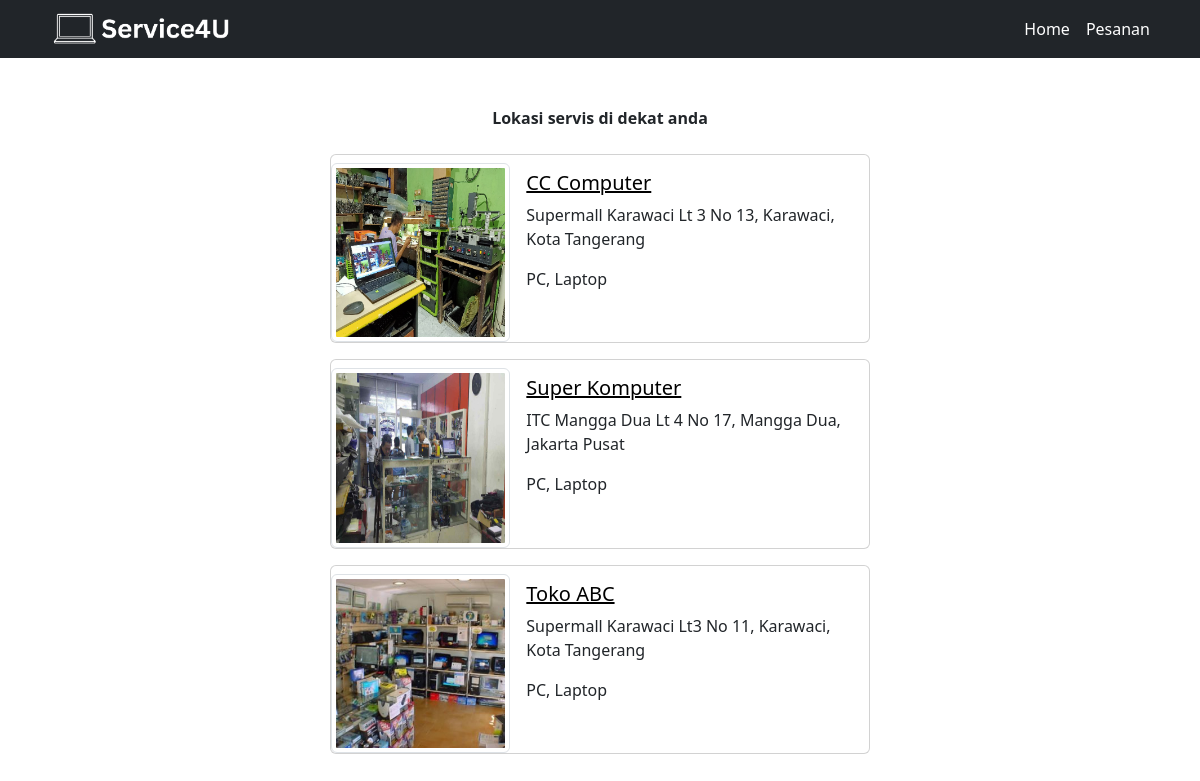
The page /homeafterlogin.php on the database its author committed.
### tables this page shows
CREATE TABLE `toko` (
  `usernametoko` varchar(30) NOT NULL,
  `passwordtoko` varchar(255) DEFAULT NULL,
  `nomortelepontoko` varchar(30) DEFAULT NULL,
  `namatoko` varchar(50) DEFAULT NULL,
  `alamattoko` varchar(255) DEFAULT NULL,
  `layanantoko` varchar(30) DEFAULT NULL,
  `deksripsitoko` varchar(255) DEFAULT NULL,
  `jamoperasitoko` varchar(50) DEFAULT NULL,
  `waktulogin` datetime NOT NULL DEFAULT current_timestamp()
);

### homeafterlogin.php (the view, shortened to what this page needs)
<!DOCTYPE html>
<html lang="en">
<head>
    <link href="https://cdn.jsdelivr.net/npm/bootstrap@5.3.0-alpha3/dist/css/bootstrap.min.css" rel="stylesheet"
>
    <link rel="stylesheet" href="https://cdn.jsdelivr.net/npm/bootstrap-icons@1.10.5/font/bootstrap-icons.css">
</head>
<body>
     <?php
     	$username = $_REQUEST['userr'];
     ?>
    <nav class="navbar navbar-expand-sm navbar-light bg-dark" data-bs-theme="dark">
        <div class="container">
            <img src="Logo.png" alt="">
          <div class="collapse navbar-collapse " id="navbarSupportedContent">
            <ul class="navbar-nav ms-auto">
              <li class="nav-item">
                <a class="nav-link active" aria-current="page" href="homepage.php">Home</a>
              </li>
              <li class="nav-item">
                <a class="nav-link active" aria-current="page" href=listpesananuserdantoko.php?userr=<?php echo $username ?>>Pesanan</a>
              </li>
      </nav>
    <div class="pb-5"></div>
    <div class="col d-flex justify-content-center fw-bold ms-auto">Lokasi servis di dekat anda</div>
    <div class="pb-4"></div>
    <?php
    include "koneksi.php";
    $username = $_REQUEST['userr'];
    $cektoko = "SELECT * from toko";
    $hasilcek = mysqli_query($con, $cektoko);
    while($row = mysqli_fetch_array($hasilcek)){
    echo "<div class='col d-flex justify-content-center'>
        <div class='card mb-3' style='max-width: 540px;'>
            <div class='fixed-center'></div>
            <div class='row g-0'>
                <div class='col-md-4'>
                    <div class='pb-2'></div>
                    <img src='$row[0].png' class='img-fluid img-thumbnail' alt='...'>
                </div>
                <div class='col-md-8'>
                    <div class='card-body'>
                      <h5 class='card-title'><a href = detailtoko.php?tokoo=$row[0]&userr=$username>$row[3]</a></h5>
                        <p class='card-text'>$row[4]</p>
                        <p class='card-text'>$row[5]</p>
                        <div class='pb-1'></div>
                    </div>
                </div>
            </div>
        </div>
    </div>";
		};
		?>
</body>
</html>

### homeafterlogin.php (style rules this page uses)
a { text-decoration: underline; color:black; }
.container img { max-width: 200px; max-height: 200px; }

### rows shown on the page
toko: usernametoko (picture), namatoko "CC Computer", alamattoko "Supermall Karawaci Lt 3 No 13, Karawaci, Kota Tangerang", layanantoko "PC, Laptop"
toko: usernametoko (picture), namatoko "Super Komputer", alamattoko "ITC Mangga Dua Lt 4 No 17, Mangga Dua, Jakarta Pusat", layanantoko "PC, Laptop"
toko: usernametoko (picture), namatoko "Toko ABC", alamattoko "Supermall Karawaci Lt3 No 11, Karawaci, Kota Tangerang", layanantoko "PC, Laptop"
